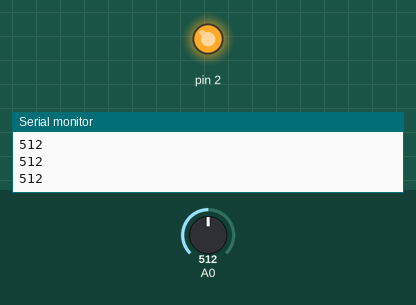
Simulated run of this sketch. Board: Arduino Uno, built with avr-gcc and run on an emulated ATmega328P. On the bench: output pins drawn as LEDs (lit = HIGH), the last lines printed to the serial monitor. Inputs (shaded band) come from the test bench; at power-on: A0 = 512.

Above: at 1.2 s.
1.3 s: A0 set to 483
At 2.1 s:
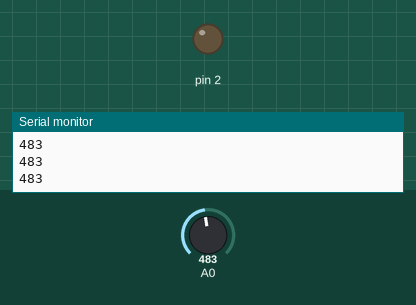
2.8 s: A0 set to 511
At 3.5 s:
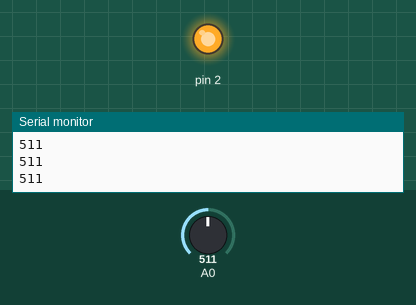
4.3 s: A0 set to 306
At 4.8 s:
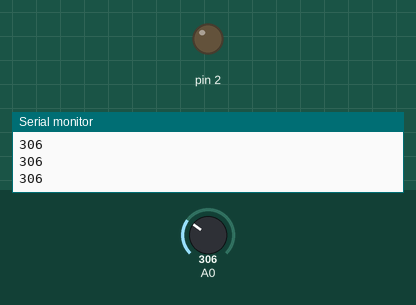
Timing chart, 0 to 7.3 s (numbered marks = the images above; inputs shaded):
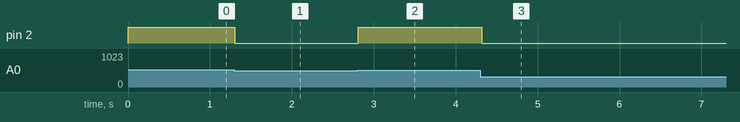

The sketch:

sketch_sensorLuz.ino
```cpp
/* Defining a class called `SensorLuz` with private member variables `pinSensorLuz`, `pinLED`,
`valorUmbral` and `ledEncendido`. These variables are used to store information
about a light sensor and an LED connected to an Arduino board. */
class SensorLuz {
  private:
    int pinSensorLuz;
    int pinLED;
    int valorUmbral;
    bool ledEncendido;

  /* This is a constructor for the `SensorLuz` class. It takes three parameters: `pinSensorLuz`,
  `pinLED`, and `valorUmbral`. The constructor initializes the private member variables of the class
  with the values passed as parameters. It also sets the `ledEncendido` variable to false.
   Finally, it sets the pinMode of `pinSensorLuz` to INPUT and `pinLED` to OUTPUT. */
  public:
    SensorLuz(int pinSensorLuz, int pinLED, int valorUmbral) {
      this->pinSensorLuz = pinSensorLuz;
      this->pinLED = pinLED;
      this->valorUmbral = valorUmbral;
      this->ledEncendido = false;

      pinMode(pinSensorLuz, INPUT);
      pinMode(pinLED, OUTPUT);
    }

/**
 * The function "leerLuz" reads the analog value from a light sensor and returns it.
 *
 * @return The function `leerLuz()` is returning an integer value which is the reading obtained from
 * the analog pin `pinSensorLuz`.
 */
    int leerLuz() {
      int lectura = analogRead(pinSensorLuz);
      return lectura;
    }

/**
 * The function "encenderLED" turns on an LED if it is not already on and the light reading is above a
 * certain threshold.
 */
    void encenderLED() {
      if (!ledEncendido && leerLuz() > valorUmbral) {
        digitalWrite(pinLED, HIGH);
        ledEncendido = true;
      }
    }

 /**
  * The function turns off an LED if it is currently on and the light level is below a certain
  * threshold.
  */
    void apagarLED() {
      if (ledEncendido && leerLuz() < valorUmbral) {
        digitalWrite(pinLED, LOW);
        ledEncendido = false;
      }
    }
};


/* `SensorLuz sensorLuz(A0, 2, 500);` is creating an instance of the `SensorLuz` class called
`sensorLuz` with the parameters `A0`, `2`, and `500`. This initializes the private member variables
of the `sensorLuz` object with the values passed as parameters in the constructor of the `SensorLuz`
class. */
SensorLuz sensorLuz(A0, 2, 500);

/**
 * This function initializes the serial communication with a baud rate of 9600.
 */
void setup() {
  Serial.begin(9600);
}


void loop() {
  int lecturaLuz = sensorLuz.leerLuz();
  Serial.println(lecturaLuz);
  sensorLuz.encenderLED();
  sensorLuz.apagarLED();
  delay(100);
}
```

Measured:
- the behaviour switches between 500 and 499 on A0 (found by bisection; images 0 and 1)
- after the input at 1.3 s, pin 2: HIGH → LOW at once
- after the input at 2.8 s, pin 2: LOW → HIGH at once
- after the input at 4.3 s, pin 2: HIGH → LOW at once
